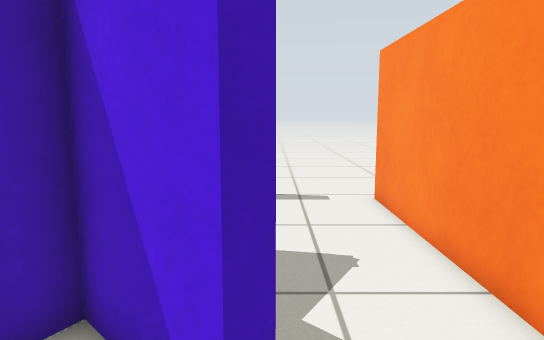
[1] (above)

24 first-person views from a walk through a Gazebo world. The camera is 0.72 m above the floor, tilts 8° down and sees 70° across. The floor is counted in squares, 0.25 m on a side. Each view is taken from the middle of a square. On the plan, view 1 faces up. The plan holds only what a view shows up to about 20 squares ahead; the rest is blank. The place goes on beyond the plan. The robots in the file are not drawn.

[2]
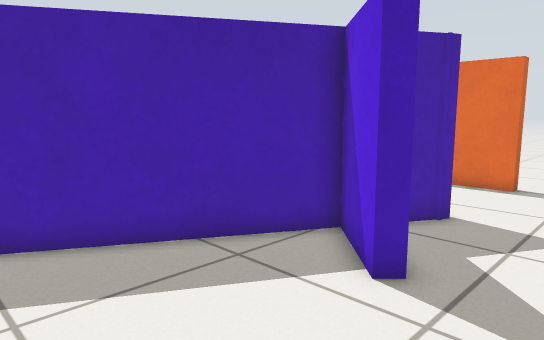

[3]
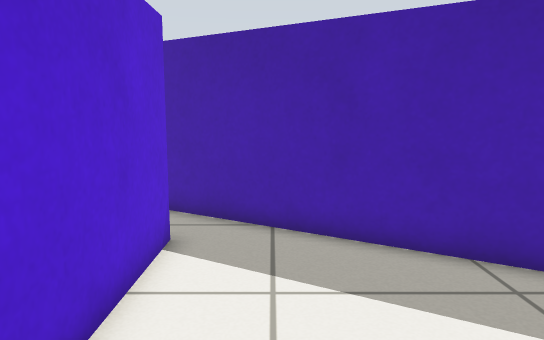

[4]
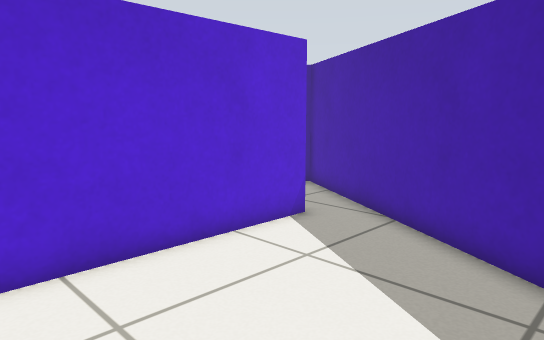

[5]
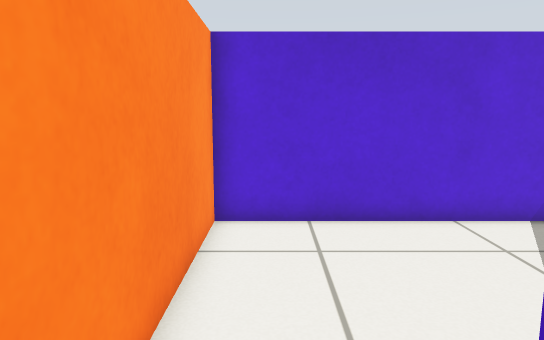

[6]
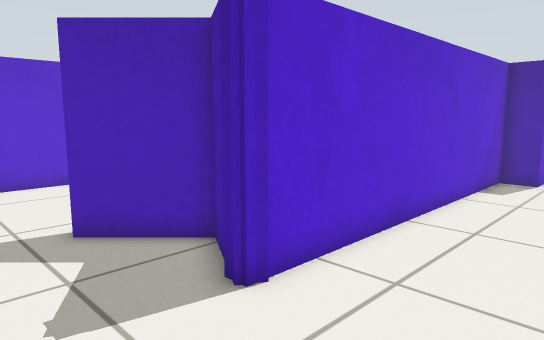

[7]
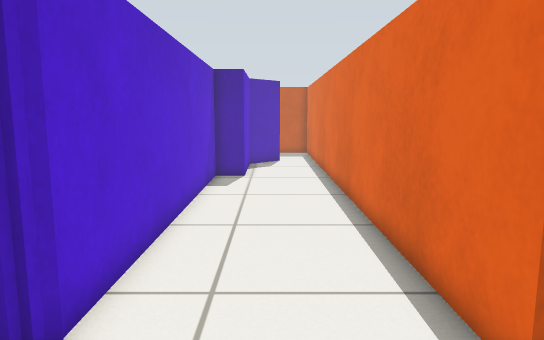

[8]
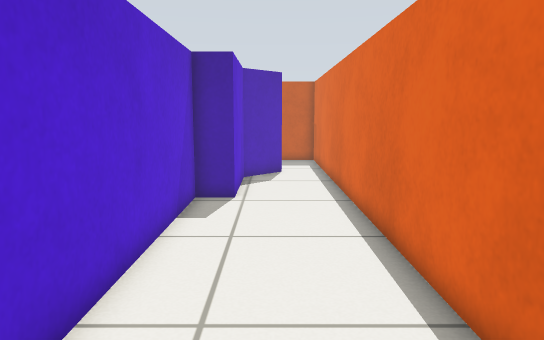

[9]
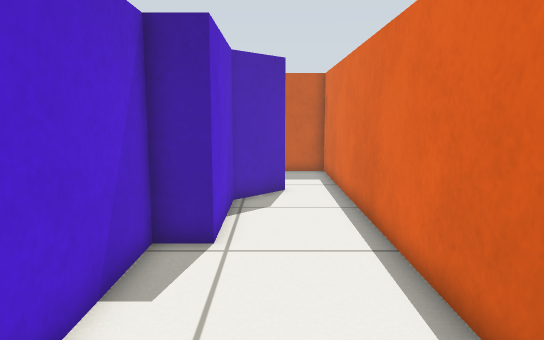

[10]
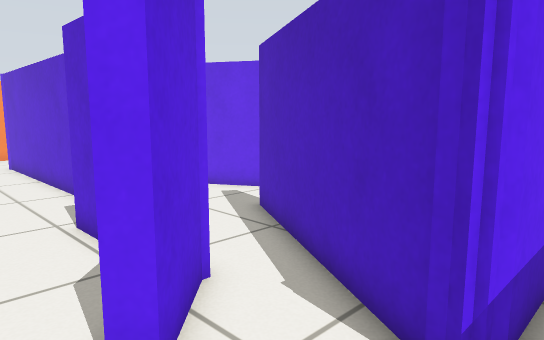

[11]
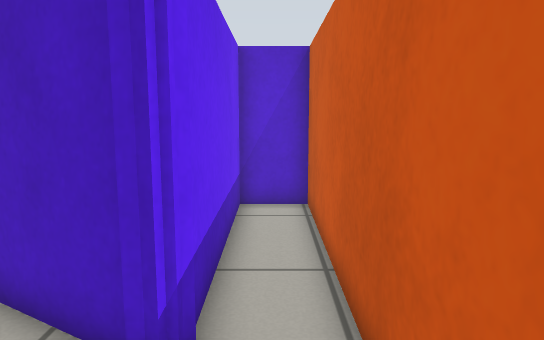

[12]
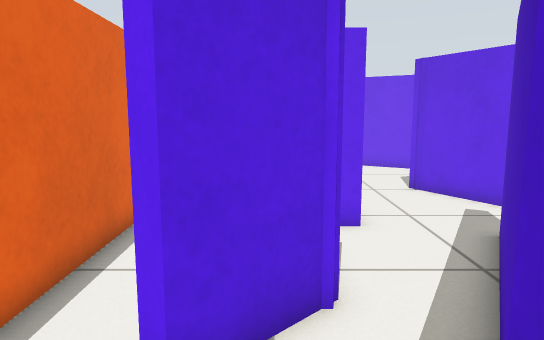

[13]
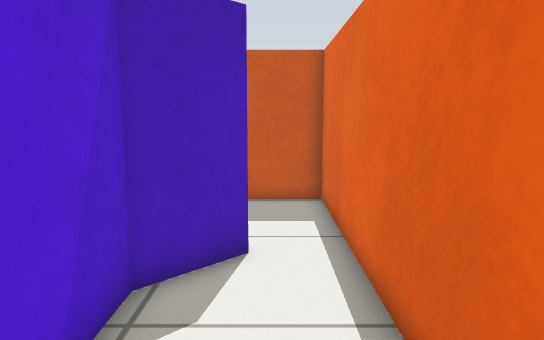

[14]
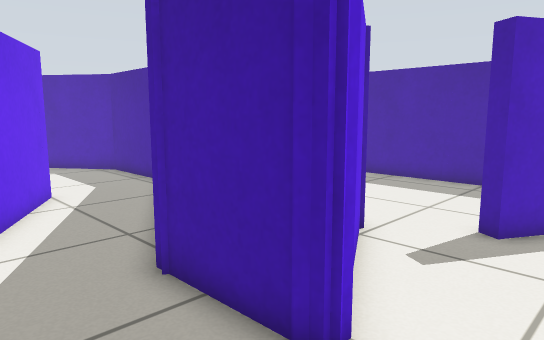

[15]
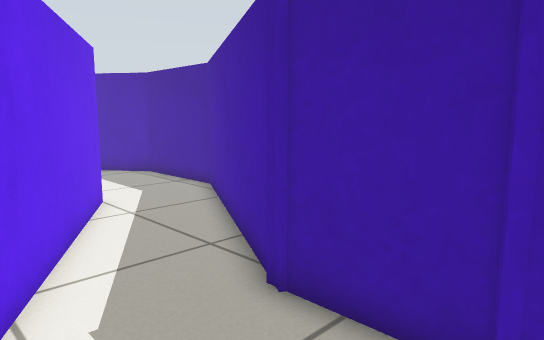

[16]
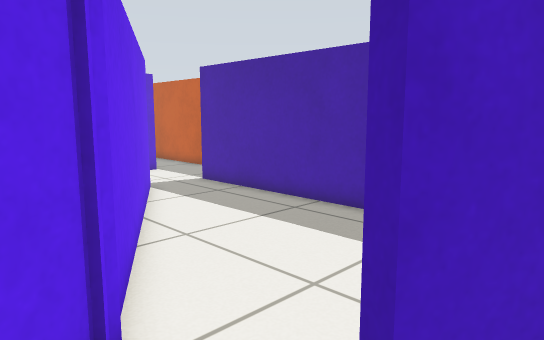

[17]
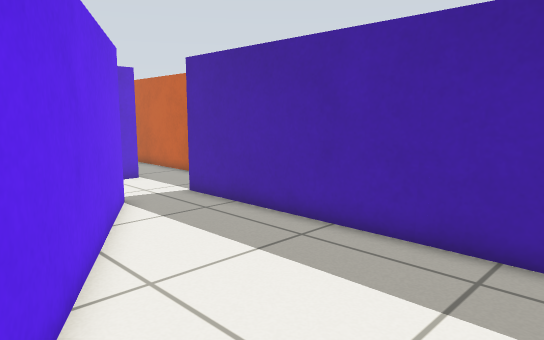

[18]
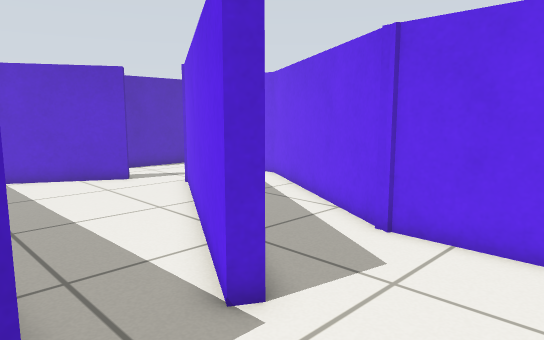

[19]
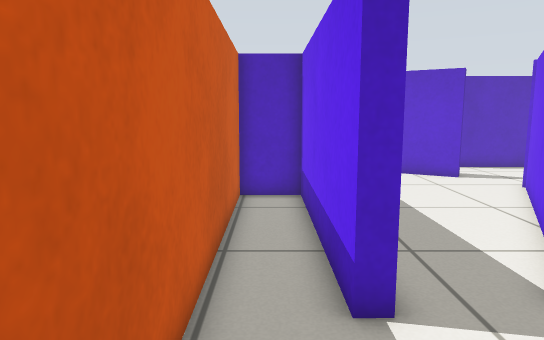

[20]
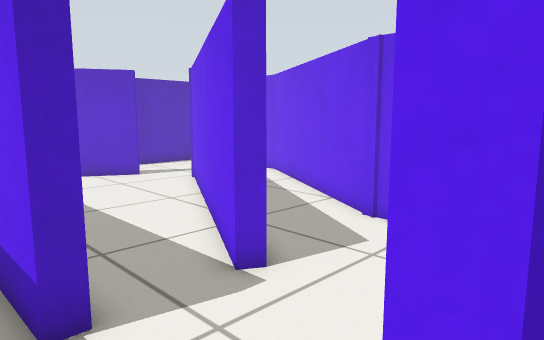

[21]
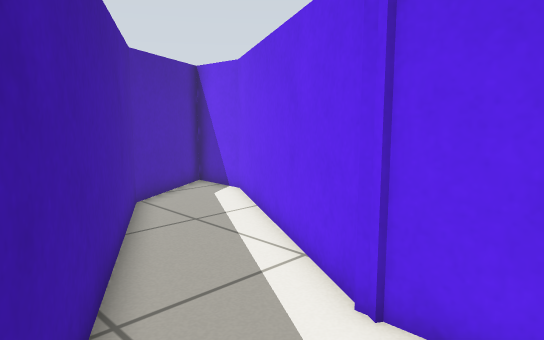

[22]
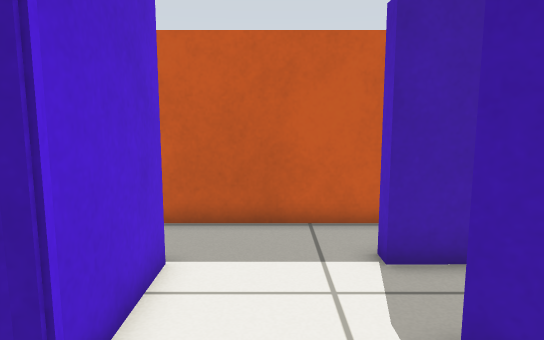

[23]
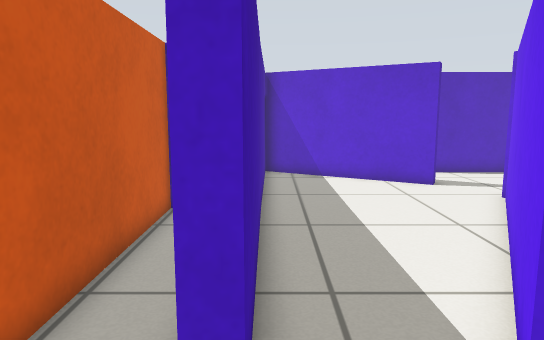

[24]
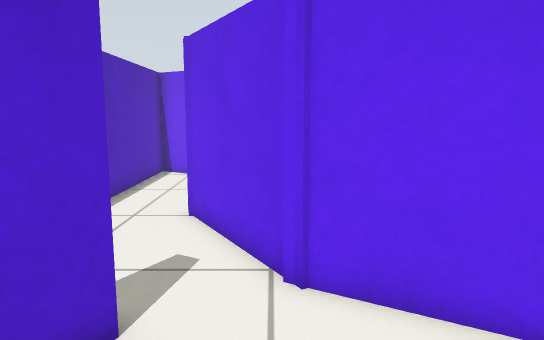

### Floor plan
Ten units are one square. View 1 is at (0, 0); x grows to the right and y downward. Boxes are objects, and circles mark ways between rooms. Rooms are numbered by the first view taken in them; rooms with no view inside come last. Other rooms are left out.
<svg viewBox="-277 -149 322 294">
<path fill="none" stroke="#000" d="M0 -33 -4 -29 -27 -52 -72 27M-59 44 36 44 36 -55M-16 -85 -11 -82 -11 -76M-10 -81 -24 -57 0 -33M-8 -144 -8 -137 -225 -137M36 -55 36 -134M-223 -111 -219 -115 -201 -97 -155 -97 -155 -83 -11 -83M-248 -90 -221 -74M-225 -137 -272 -137 -272 -5 -250 -5 -250 -87 -248 -89 -243 -89M-202 -89 -223 -111M-111 -44 -106 -44 -103 -39M-105 -44 -105 -4M-120 -77 -156 -77M-138 -27 -107 -45M-163 -76 -163 -82M-28 -62 -19 -77 -86 -77M-221 -74 -170 -45M-170 -45 -173 -40M-159 -15 -138 -27M-242 88 -250 88 -250 1 -272 1 -272 140M-243 137 -243 131M-164 85 -111 -8 -111 -36 -152 -12 -210 89 -216 86 -207 71M-163 118 -163 80M-242 56 -242 88M-243 131 -203 131 -202 135M-173 -40 -244 -82M-244 -56 -242 56M-207 71 -155 -18"/>
<circle cx="20" cy="-47" r="3" fill="#2a7"/>
<circle cx="-220" cy="-125" r="3" fill="#2a7"/>
<circle cx="-155" cy="-40" r="3" fill="#2a7"/>
<circle cx="-170" cy="-30" r="3" fill="#2a7"/>
<circle cx="-240" cy="105" r="3" fill="#2a7"/>
<circle cx="-225" cy="65" r="3" fill="#2a7"/>
<text x="-10" y="0">1</text>
<text x="-70" y="-110">2</text>
<text x="-250" y="-100">3</text>
<text x="-110" y="-50">4</text>
<text x="-160" y="-40">5</text>
<text x="-250" y="90">6</text>
<text x="-180" y="70">7</text>
<text x="-210" y="0">8</text>
</svg>
Room 1 opens to room 2. Room 2 opens to room 3. Room 4 opens to room 5. Room 5 opens to room 8. Room 6 opens to room 7. Room 7 opens to room 8.

Where each view was taken, in squares from view 1:
view 1: 0 up, 0 right, facing up
view 2: 3 down, 3 right, facing up-left
view 3: 2 down, 3 right, facing left
view 4: 3 up, 3 right, facing down-left
view 5: 6 up, 2 right, facing down
view 6: 13 up, 3 right, facing down-left
view 7: 11 up, 3 right, facing left
view 8: 11 up, 2 left, facing left
view 9: 11 up, 7 left, facing left
view 10: 13 up, 26 left, facing down-right
view 11: 13 up, 26 left, facing down
view 12: 10 up, 26 left, facing right
view 13: 12 up, 14 left, facing left
view 14: 7 up, 7 left, facing down-left
view 15: 5 up, 6 left, facing down-left
view 16: 6 up, 14 left, facing down-left
view 17: 4 up, 16 left, facing down-left
view 18: 13 down, 25 left, facing up-right
view 19: 14 down, 26 left, facing up
view 20: 14 down, 26 left, facing up-right
view 21: 11 down, 21 left, facing up-right
view 22: 11 down, 17 left, facing left
view 23: 12 down, 24 left, facing up
view 24: 2 up, 22 left, facing right
